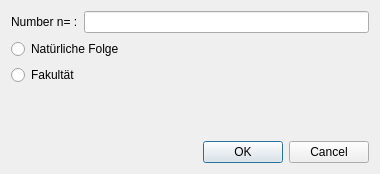
<?xml version="1.0" encoding="UTF-8"?>
<ui version="4.0">
 <class>SpecialFunctionDialog</class>
 <widget class="QDialog" name="SpecialFunctionDialog">
  <property name="geometry">
   <rect>
    <x>0</x>
    <y>0</y>
    <width>380</width>
    <height>174</height>
   </rect>
  </property>
  <property name="windowTitle">
   <string>Dialog</string>
  </property>
  <layout class="QVBoxLayout" name="verticalLayout_2">
   <item>
    <layout class="QVBoxLayout" name="verticalLayout">
     <item>
      <layout class="QHBoxLayout" name="horizontalLayout">
       <item>
        <widget class="QLabel" name="label">
         <property name="text">
          <string>Number n= :</string>
         </property>
        </widget>
       </item>
       <item>
        <widget class="QLineEdit" name="naturNumlineEdit"/>
       </item>
      </layout>
     </item>
     <item>
      <widget class="QRadioButton" name="NatFolgradioButton">
       <property name="text">
        <string>Natürliche Folge</string>
       </property>
      </widget>
     </item>
     <item>
      <widget class="QRadioButton" name="fakultatradioButton">
       <property name="text">
        <string>Fakultät</string>
       </property>
      </widget>
     </item>
    </layout>
   </item>
   <item>
    <spacer name="verticalSpacer">
     <property name="orientation">
      <enum>Qt::Orientation::Vertical</enum>
     </property>
     <property name="sizeHint" stdset="0">
      <size>
       <width>20</width>
       <height>39</height>
      </size>
     </property>
    </spacer>
   </item>
   <item>
    <widget class="QDialogButtonBox" name="buttonBox">
     <property name="orientation">
      <enum>Qt::Orientation::Horizontal</enum>
     </property>
     <property name="standardButtons">
      <set>QDialogButtonBox::StandardButton::Cancel|QDialogButtonBox::StandardButton::Ok</set>
     </property>
    </widget>
   </item>
  </layout>
 </widget>
 <resources/>
 <connections>
  <connection>
   <sender>buttonBox</sender>
   <signal>accepted()</signal>
   <receiver>SpecialFunctionDialog</receiver>
   <slot>accept()</slot>
   <hints>
    <hint type="sourcelabel">
     <x>248</x>
     <y>254</y>
    </hint>
    <hint type="destinationlabel">
     <x>157</x>
     <y>274</y>
    </hint>
   </hints>
  </connection>
  <connection>
   <sender>buttonBox</sender>
   <signal>rejected()</signal>
   <receiver>SpecialFunctionDialog</receiver>
   <slot>reject()</slot>
   <hints>
    <hint type="sourcelabel">
     <x>316</x>
     <y>260</y>
    </hint>
    <hint type="destinationlabel">
     <x>286</x>
     <y>274</y>
    </hint>
   </hints>
  </connection>
 </connections>
</ui>
